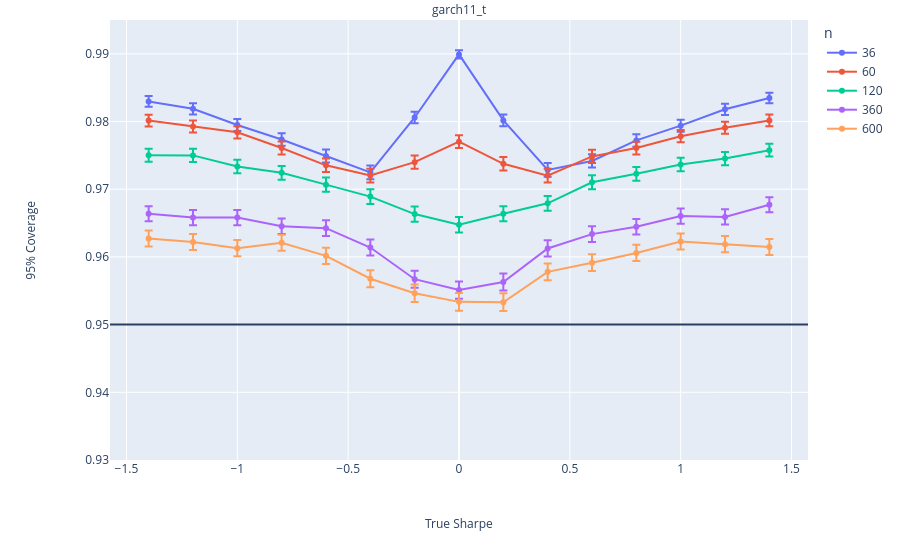
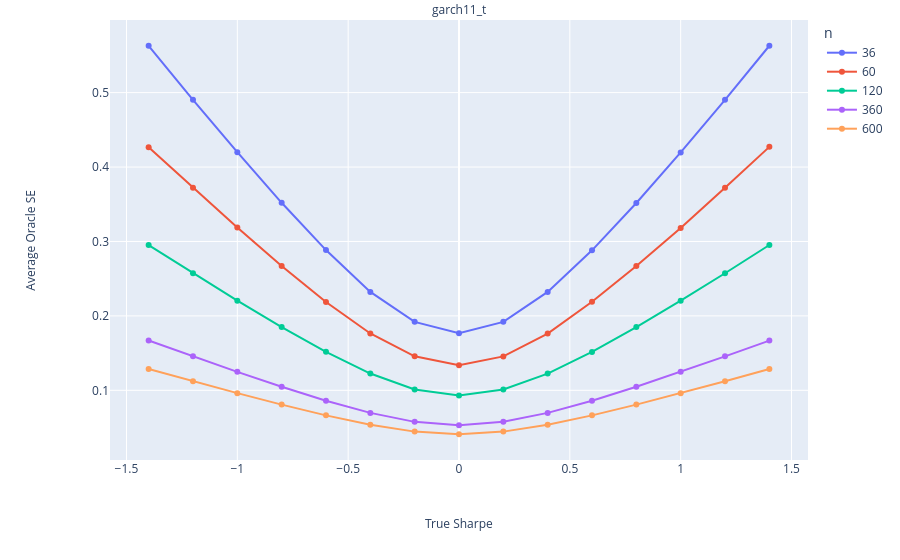
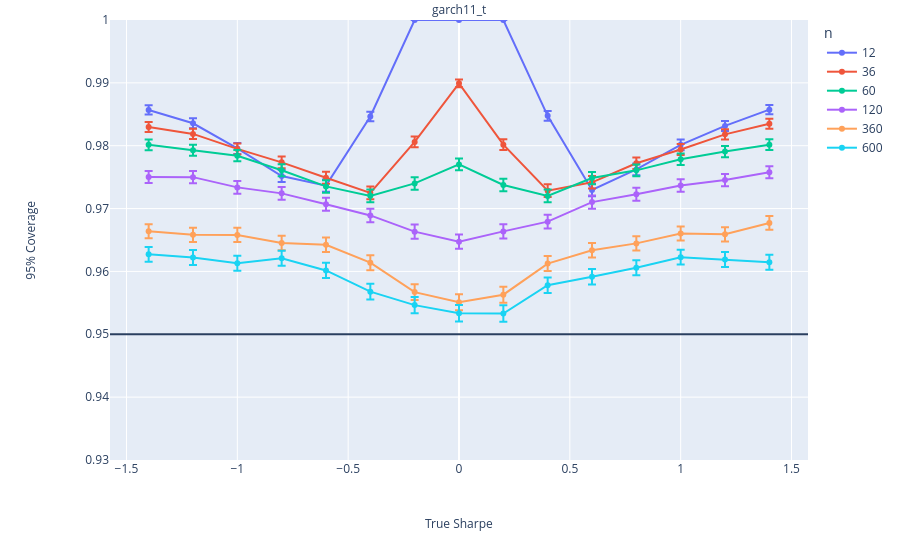

The cell these charts' notebook holds for them, in order:
### Code cell
oracle_bundle = run_oracle_bundle(
    oracle_cfg,
    scope="oracle_thesis",
    output_dir=PROJECT_ROOT / "outputs" / "bsc_final",
    main_n_grid=oracle_main_n_grid,
    appendix_n_grid=oracle_appendix_n_grid,
)
oracle_results = oracle_bundle.results
oracle_diagnostics = oracle_bundle.diagnostics
oracle_meta = oracle_bundle.cache_meta
print(f"[oracle] cache_hit={oracle_meta['cache_hit']} hash={oracle_meta['cache_hash']}")

### Figure 1 — Plotly figure (JSON) as saved in the notebook; plotly's stock layout.template omitted (floating-point values rounded to 4 significant figures)
{"data": [{"error_y": {"array": [0.0008019, 0.0008267, 0.0008785, 0.0009222, 0.0009696, 0.001014, 0.0008549, 0.0006191, 0.0008641, 0.001007, 0.000983, 0.000925, 0.0008806, 0.0008283, 0.00079], "arrayminus": [0.0008019, 0.0008267, 0.0008785, 0.0009222, 0.0009696, 0.001014, 0.0008549, 0.0006191, 0.0008641, 0.001007, 0.000983, 0.000925, 0.0008806, 0.0008283, 0.00079]}, "hovertemplate": "n_str=36<br>dgp=garch11_t<br>S_true=%{x}<br>coverage=%{y}<extra></extra>", "legendgroup": "36", "line": {"color": "#636efa", "dash": "solid"}, "marker": {"symbol": "circle"}, "mode": "lines+markers", "name": "36", "orientation": "v", "showlegend": true, "type": "scatter", "x": [-1.4, -1.2, -1.0, -0.8, -0.6, -0.4, -0.2, 0.0, 0.2, 0.4, 0.6, 0.8, 1.0, 1.2, 1.4], "xaxis": "x", "y": [0.983, 0.9819, 0.9795, 0.9774, 0.9749, 0.9725, 0.9806, 0.9899, 0.9802, 0.9728, 0.9742, 0.9772, 0.9794, 0.9818, 0.9835], "yaxis": "y"}, {"error_y": {"array": [0.0008647, 0.0008831, 0.0009008, 0.0009469, 0.000995, 0.001022, 0.0009863, 0.0009285, 0.0009907, 0.001022, 0.0009705, 0.0009471, 0.0009124, 0.0008873, 0.0008641], "arrayminus": [0.0008647, 0.0008831, 0.0009008, 0.0009469, 0.000995, 0.001022, 0.0009863, 0.0009285, 0.0009907, 0.001022, 0.0009705, 0.0009471, 0.0009124, 0.0008873, 0.0008641]}, "hovertemplate": "n_str=60<br>dgp=garch11_t<br>S_true=%{x}<br>coverage=%{y}<extra></extra>", "legendgroup": "60", "line": {"color": "#EF553B", "dash": "solid"}, "marker": {"symbol": "circle"}, "mode": "lines+markers", "name": "60", "orientation": "v", "showlegend": true, "type": "scatter", "x": [-1.4, -1.2, -1.0, -0.8, -0.6, -0.4, -0.2, 0.0, 0.2, 0.4, 0.6, 0.8, 1.0, 1.2, 1.4], "xaxis": "x", "y": [0.9801, 0.9793, 0.9784, 0.9761, 0.9735, 0.972, 0.974, 0.977, 0.9738, 0.972, 0.9748, 0.9761, 0.9778, 0.9791, 0.9802], "yaxis": "y"}, {"error_y": {"array": [0.0009673, 0.0009677, 0.0009979, 0.001015, 0.001046, 0.001076, 0.001118, 0.001143, 0.001117, 0.001092, 0.00104, 0.001018, 0.0009926, 0.0009765, 0.000953], "arrayminus": [0.0009673, 0.0009677, 0.0009979, 0.001015, 0.001046, 0.001076, 0.001118, 0.001143, 0.001117, 0.001092, 0.00104, 0.001018, 0.0009926, 0.0009765, 0.000953]}, "hovertemplate": "n_str=120<br>dgp=garch11_t<br>S_true=%{x}<br>coverage=%{y}<extra></extra>", "legendgroup": "120", "line": {"color": "#00cc96", "dash": "solid"}, "marker": {"symbol": "circle"}, "mode": "lines+markers", "name": "120", "orientation": "v", "showlegend": true, "type": "scatter", "x": [-1.4, -1.2, -1.0, -0.8, -0.6, -0.4, -0.2, 0.0, 0.2, 0.4, 0.6, 0.8, 1.0, 1.2, 1.4], "xaxis": "x", "y": [0.975, 0.975, 0.9734, 0.9724, 0.9707, 0.9689, 0.9663, 0.9647, 0.9664, 0.9679, 0.971, 0.9723, 0.9737, 0.9745, 0.9758], "yaxis": "y"}, {"error_y": {"array": [0.001117, 0.001126, 0.001126, 0.001146, 0.001151, 0.001194, 0.001261, 0.001284, 0.001267, 0.001196, 0.001164, 0.001148, 0.001123, 0.001125, 0.001096], "arrayminus": [0.001117, 0.001126, 0.001126, 0.001146, 0.001151, 0.001194, 0.001261, 0.001284, 0.001267, 0.001196, 0.001164, 0.001148, 0.001123, 0.001125, 0.001096]}, "hovertemplate": "n_str=360<br>dgp=garch11_t<br>S_true=%{x}<br>coverage=%{y}<extra></extra>", "legendgroup": "360", "line": {"color": "#ab63fa", "dash": "solid"}, "marker": {"symbol": "circle"}, "mode": "lines+markers", "name": "360", "orientation": "v", "showlegend": true, "type": "scatter", "x": [-1.4, -1.2, -1.0, -0.8, -0.6, -0.4, -0.2, 0.0, 0.2, 0.4, 0.6, 0.8, 1.0, 1.2, 1.4], "xaxis": "x", "y": [0.9664, 0.9658, 0.9658, 0.9645, 0.9643, 0.9614, 0.9567, 0.9551, 0.9563, 0.9613, 0.9634, 0.9645, 0.966, 0.9659, 0.9677], "yaxis": "y"}, {"error_y": {"array": [0.001174, 0.001182, 0.001196, 0.001184, 0.001212, 0.00126, 0.00129, 0.001307, 0.001308, 0.001246, 0.001227, 0.001206, 0.001181, 0.001187, 0.001193], "arrayminus": [0.001174, 0.001182, 0.001196, 0.001184, 0.001212, 0.00126, 0.00129, 0.001307, 0.001308, 0.001246, 0.001227, 0.001206, 0.001181, 0.001187, 0.001193]}, "hovertemplate": "n_str=600<br>dgp=garch11_t<br>S_true=%{x}<br>coverage=%{y}<extra></extra>", "legendgroup": "600", "line": {"color": "#FFA15A", "dash": "solid"}, "marker": {"symbol": "circle"}, "mode": "lines+markers", "name": "600", "orientation": "v", "showlegend": true, "type": "scatter", "x": [-1.4, -1.2, -1.0, -0.8, -0.6, -0.4, -0.2, 0.0, 0.2, 0.4, 0.6, 0.8, 1.0, 1.2, 1.4], "xaxis": "x", "y": [0.9627, 0.9622, 0.9613, 0.9621, 0.9602, 0.9568, 0.9546, 0.9534, 0.9533, 0.9578, 0.9591, 0.9606, 0.9623, 0.9619, 0.9615], "yaxis": "y"}], "layout": {"annotations": [{"showarrow": false, "text": "garch11_t", "x": 0.5, "xanchor": "center", "xref": "paper", "y": 1, "yanchor": "bottom", "yref": "paper"}, {"showarrow": false, "text": "True Sharpe", "x": 0.5, "xanchor": "center", "xref": "paper", "y": -0.12, "yanchor": "top", "yref": "paper"}, {"showarrow": false, "text": "95% Coverage", "textangle": -90, "x": -0.1, "xanchor": "right", "xref": "paper", "y": 0.5, "yanchor": "middle", "yref": "paper"}], "legend": {"title": {"text": "n"}, "tracegroupgap": 0}, "margin": {"b": 100, "l": 110, "r": 20, "t": 20}, "shapes": [{"type": "line", "x0": 0, "x1": 1, "xref": "x domain", "y0": 0.95, "y1": 0.95, "yref": "y"}], "xaxis": {"anchor": "y", "domain": [0, 1], "title": {}}, "yaxis": {"anchor": "x", "domain": [0, 1], "range": [0.93, 0.995], "title": {}}}}

### Figure 2 — Plotly figure (JSON) as saved in the notebook; plotly's stock layout.template omitted (floating-point values rounded to 4 significant figures)
{"data": [{"hovertemplate": "n_str=36<br>dgp=garch11_t<br>S_true=%{x}<br>se_cell=%{y}<extra></extra>", "legendgroup": "36", "line": {"color": "#636efa", "dash": "solid"}, "marker": {"symbol": "circle"}, "mode": "lines+markers", "name": "36", "orientation": "v", "showlegend": true, "type": "scatter", "x": [-1.4, -1.2, -1.0, -0.8, -0.6, -0.4, -0.2, 0.0, 0.2, 0.4, 0.6, 0.8, 1.0, 1.2, 1.4], "xaxis": "x", "y": [0.5628, 0.4904, 0.42, 0.352, 0.2884, 0.2323, 0.192, 0.1767, 0.192, 0.2322, 0.2881, 0.3517, 0.4197, 0.4903, 0.563], "yaxis": "y"}, {"hovertemplate": "n_str=60<br>dgp=garch11_t<br>S_true=%{x}<br>se_cell=%{y}<extra></extra>", "legendgroup": "60", "line": {"color": "#EF553B", "dash": "solid"}, "marker": {"symbol": "circle"}, "mode": "lines+markers", "name": "60", "orientation": "v", "showlegend": true, "type": "scatter", "x": [-1.4, -1.2, -1.0, -0.8, -0.6, -0.4, -0.2, 0.0, 0.2, 0.4, 0.6, 0.8, 1.0, 1.2, 1.4], "xaxis": "x", "y": [0.4266, 0.3721, 0.3186, 0.267, 0.2187, 0.1764, 0.1457, 0.1338, 0.1456, 0.1763, 0.2189, 0.267, 0.3182, 0.3723, 0.4271], "yaxis": "y"}, {"hovertemplate": "n_str=120<br>dgp=garch11_t<br>S_true=%{x}<br>se_cell=%{y}<extra></extra>", "legendgroup": "120", "line": {"color": "#00cc96", "dash": "solid"}, "marker": {"symbol": "circle"}, "mode": "lines+markers", "name": "120", "orientation": "v", "showlegend": true, "type": "scatter", "x": [-1.4, -1.2, -1.0, -0.8, -0.6, -0.4, -0.2, 0.0, 0.2, 0.4, 0.6, 0.8, 1.0, 1.2, 1.4], "xaxis": "x", "y": [0.2952, 0.2573, 0.2205, 0.185, 0.1517, 0.1225, 0.1011, 0.09296, 0.1011, 0.1225, 0.1517, 0.185, 0.2205, 0.2573, 0.2952], "yaxis": "y"}, {"hovertemplate": "n_str=360<br>dgp=garch11_t<br>S_true=%{x}<br>se_cell=%{y}<extra></extra>", "legendgroup": "360", "line": {"color": "#ab63fa", "dash": "solid"}, "marker": {"symbol": "circle"}, "mode": "lines+markers", "name": "360", "orientation": "v", "showlegend": true, "type": "scatter", "x": [-1.4, -1.2, -1.0, -0.8, -0.6, -0.4, -0.2, 0.0, 0.2, 0.4, 0.6, 0.8, 1.0, 1.2, 1.4], "xaxis": "x", "y": [0.1669, 0.1456, 0.1248, 0.1048, 0.08603, 0.06968, 0.05762, 0.05303, 0.05765, 0.06968, 0.08608, 0.1048, 0.1248, 0.1456, 0.1668], "yaxis": "y"}, {"hovertemplate": "n_str=600<br>dgp=garch11_t<br>S_true=%{x}<br>se_cell=%{y}<extra></extra>", "legendgroup": "600", "line": {"color": "#FFA15A", "dash": "solid"}, "marker": {"symbol": "circle"}, "mode": "lines+markers", "name": "600", "orientation": "v", "showlegend": true, "type": "scatter", "x": [-1.4, -1.2, -1.0, -0.8, -0.6, -0.4, -0.2, 0.0, 0.2, 0.4, 0.6, 0.8, 1.0, 1.2, 1.4], "xaxis": "x", "y": [0.1286, 0.1122, 0.09621, 0.08081, 0.06636, 0.05377, 0.04451, 0.04098, 0.04451, 0.05376, 0.06636, 0.0808, 0.09618, 0.1122, 0.1286], "yaxis": "y"}], "layout": {"annotations": [{"showarrow": false, "text": "garch11_t", "x": 0.5, "xanchor": "center", "xref": "paper", "y": 1, "yanchor": "bottom", "yref": "paper"}, {"showarrow": false, "text": "True Sharpe", "x": 0.5, "xanchor": "center", "xref": "paper", "y": -0.12, "yanchor": "top", "yref": "paper"}, {"showarrow": false, "text": "Average Oracle SE", "textangle": -90, "x": -0.1, "xanchor": "right", "xref": "paper", "y": 0.5, "yanchor": "middle", "yref": "paper"}], "legend": {"title": {"text": "n"}, "tracegroupgap": 0}, "margin": {"b": 100, "l": 110, "r": 20, "t": 20}, "xaxis": {"anchor": "y", "domain": [0, 1], "title": {}}, "yaxis": {"anchor": "x", "domain": [0, 1], "title": {}}}}

### Figure 3 — Plotly figure (JSON) as saved in the notebook; plotly's stock layout.template omitted (floating-point values rounded to 4 significant figures)
{"data": [{"error_y": {"array": [0.0007361, 0.0007879, 0.000877, 0.0009643, 0.0009928, 0.000762, 0.0, 0.0, 0.0, 0.0007595, 0.001005, 0.0009442, 0.0008647, 0.0007977, 0.0007348], "arrayminus": [0.0007361, 0.0007879, 0.000877, 0.0009643, 0.0009928, 0.000762, 0.0, 0.0, 0.0, 0.0007595, 0.001005, 0.0009442, 0.0008647, 0.0007977, 0.0007348]}, "hovertemplate": "n_str=12<br>dgp=garch11_t<br>S_true=%{x}<br>coverage=%{y}<extra></extra>", "legendgroup": "12", "line": {"color": "#636efa", "dash": "solid"}, "marker": {"symbol": "circle"}, "mode": "lines+markers", "name": "12", "orientation": "v", "showlegend": true, "type": "scatter", "x": [-1.4, -1.2, -1.0, -0.8, -0.6, -0.4, -0.2, 0.0, 0.2, 0.4, 0.6, 0.8, 1.0, 1.2, 1.4], "xaxis": "x", "y": [0.9857, 0.9836, 0.9796, 0.9752, 0.9737, 0.9847, 1.0, 1.0, 1.0, 0.9848, 0.973, 0.9762, 0.9801, 0.9831, 0.9857], "yaxis": "y"}, {"error_y": {"array": [0.0008019, 0.0008267, 0.0008785, 0.0009222, 0.0009696, 0.001014, 0.0008549, 0.0006191, 0.0008641, 0.001007, 0.000983, 0.000925, 0.0008806, 0.0008283, 0.00079], "arrayminus": [0.0008019, 0.0008267, 0.0008785, 0.0009222, 0.0009696, 0.001014, 0.0008549, 0.0006191, 0.0008641, 0.001007, 0.000983, 0.000925, 0.0008806, 0.0008283, 0.00079]}, "hovertemplate": "n_str=36<br>dgp=garch11_t<br>S_true=%{x}<br>coverage=%{y}<extra></extra>", "legendgroup": "36", "line": {"color": "#EF553B", "dash": "solid"}, "marker": {"symbol": "circle"}, "mode": "lines+markers", "name": "36", "orientation": "v", "showlegend": true, "type": "scatter", "x": [-1.4, -1.2, -1.0, -0.8, -0.6, -0.4, -0.2, 0.0, 0.2, 0.4, 0.6, 0.8, 1.0, 1.2, 1.4], "xaxis": "x", "y": [0.983, 0.9819, 0.9795, 0.9774, 0.9749, 0.9725, 0.9806, 0.9899, 0.9802, 0.9728, 0.9742, 0.9772, 0.9794, 0.9818, 0.9835], "yaxis": "y"}, {"error_y": {"array": [0.0008647, 0.0008831, 0.0009008, 0.0009469, 0.000995, 0.001022, 0.0009863, 0.0009285, 0.0009907, 0.001022, 0.0009705, 0.0009471, 0.0009124, 0.0008873, 0.0008641], "arrayminus": [0.0008647, 0.0008831, 0.0009008, 0.0009469, 0.000995, 0.001022, 0.0009863, 0.0009285, 0.0009907, 0.001022, 0.0009705, 0.0009471, 0.0009124, 0.0008873, 0.0008641]}, "hovertemplate": "n_str=60<br>dgp=garch11_t<br>S_true=%{x}<br>coverage=%{y}<extra></extra>", "legendgroup": "60", "line": {"color": "#00cc96", "dash": "solid"}, "marker": {"symbol": "circle"}, "mode": "lines+markers", "name": "60", "orientation": "v", "showlegend": true, "type": "scatter", "x": [-1.4, -1.2, -1.0, -0.8, -0.6, -0.4, -0.2, 0.0, 0.2, 0.4, 0.6, 0.8, 1.0, 1.2, 1.4], "xaxis": "x", "y": [0.9801, 0.9793, 0.9784, 0.9761, 0.9735, 0.972, 0.974, 0.977, 0.9738, 0.972, 0.9748, 0.9761, 0.9778, 0.9791, 0.9802], "yaxis": "y"}, {"error_y": {"array": [0.0009673, 0.0009677, 0.0009979, 0.001015, 0.001046, 0.001076, 0.001118, 0.001143, 0.001117, 0.001092, 0.00104, 0.001018, 0.0009926, 0.0009765, 0.000953], "arrayminus": [0.0009673, 0.0009677, 0.0009979, 0.001015, 0.001046, 0.001076, 0.001118, 0.001143, 0.001117, 0.001092, 0.00104, 0.001018, 0.0009926, 0.0009765, 0.000953]}, "hovertemplate": "n_str=120<br>dgp=garch11_t<br>S_true=%{x}<br>coverage=%{y}<extra></extra>", "legendgroup": "120", "line": {"color": "#ab63fa", "dash": "solid"}, "marker": {"symbol": "circle"}, "mode": "lines+markers", "name": "120", "orientation": "v", "showlegend": true, "type": "scatter", "x": [-1.4, -1.2, -1.0, -0.8, -0.6, -0.4, -0.2, 0.0, 0.2, 0.4, 0.6, 0.8, 1.0, 1.2, 1.4], "xaxis": "x", "y": [0.975, 0.975, 0.9734, 0.9724, 0.9707, 0.9689, 0.9663, 0.9647, 0.9664, 0.9679, 0.971, 0.9723, 0.9737, 0.9745, 0.9758], "yaxis": "y"}, {"error_y": {"array": [0.001117, 0.001126, 0.001126, 0.001146, 0.001151, 0.001194, 0.001261, 0.001284, 0.001267, 0.001196, 0.001164, 0.001148, 0.001123, 0.001125, 0.001096], "arrayminus": [0.001117, 0.001126, 0.001126, 0.001146, 0.001151, 0.001194, 0.001261, 0.001284, 0.001267, 0.001196, 0.001164, 0.001148, 0.001123, 0.001125, 0.001096]}, "hovertemplate": "n_str=360<br>dgp=garch11_t<br>S_true=%{x}<br>coverage=%{y}<extra></extra>", "legendgroup": "360", "line": {"color": "#FFA15A", "dash": "solid"}, "marker": {"symbol": "circle"}, "mode": "lines+markers", "name": "360", "orientation": "v", "showlegend": true, "type": "scatter", "x": [-1.4, -1.2, -1.0, -0.8, -0.6, -0.4, -0.2, 0.0, 0.2, 0.4, 0.6, 0.8, 1.0, 1.2, 1.4], "xaxis": "x", "y": [0.9664, 0.9658, 0.9658, 0.9645, 0.9643, 0.9614, 0.9567, 0.9551, 0.9563, 0.9613, 0.9634, 0.9645, 0.966, 0.9659, 0.9677], "yaxis": "y"}, {"error_y": {"array": [0.001174, 0.001182, 0.001196, 0.001184, 0.001212, 0.00126, 0.00129, 0.001307, 0.001308, 0.001246, 0.001227, 0.001206, 0.001181, 0.001187, 0.001193], "arrayminus": [0.001174, 0.001182, 0.001196, 0.001184, 0.001212, 0.00126, 0.00129, 0.001307, 0.001308, 0.001246, 0.001227, 0.001206, 0.001181, 0.001187, 0.001193]}, "hovertemplate": "n_str=600<br>dgp=garch11_t<br>S_true=%{x}<br>coverage=%{y}<extra></extra>", "legendgroup": "600", "line": {"color": "#19d3f3", "dash": "solid"}, "marker": {"symbol": "circle"}, "mode": "lines+markers", "name": "600", "orientation": "v", "showlegend": true, "type": "scatter", "x": [-1.4, -1.2, -1.0, -0.8, -0.6, -0.4, -0.2, 0.0, 0.2, 0.4, 0.6, 0.8, 1.0, 1.2, 1.4], "xaxis": "x", "y": [0.9627, 0.9622, 0.9613, 0.9621, 0.9602, 0.9568, 0.9546, 0.9534, 0.9533, 0.9578, 0.9591, 0.9606, 0.9623, 0.9619, 0.9615], "yaxis": "y"}], "layout": {"annotations": [{"showarrow": false, "text": "garch11_t", "x": 0.5, "xanchor": "center", "xref": "paper", "y": 1, "yanchor": "bottom", "yref": "paper"}, {"showarrow": false, "text": "True Sharpe", "x": 0.5, "xanchor": "center", "xref": "paper", "y": -0.12, "yanchor": "top", "yref": "paper"}, {"showarrow": false, "text": "95% Coverage", "textangle": -90, "x": -0.1, "xanchor": "right", "xref": "paper", "y": 0.5, "yanchor": "middle", "yref": "paper"}], "legend": {"title": {"text": "n"}, "tracegroupgap": 0}, "margin": {"b": 100, "l": 110, "r": 20, "t": 20}, "shapes": [{"type": "line", "x0": 0, "x1": 1, "xref": "x domain", "y0": 0.95, "y1": 0.95, "yref": "y"}], "xaxis": {"anchor": "y", "domain": [0, 1], "title": {}}, "yaxis": {"anchor": "x", "domain": [0, 1], "range": [0.93, 1], "title": {}}}}
